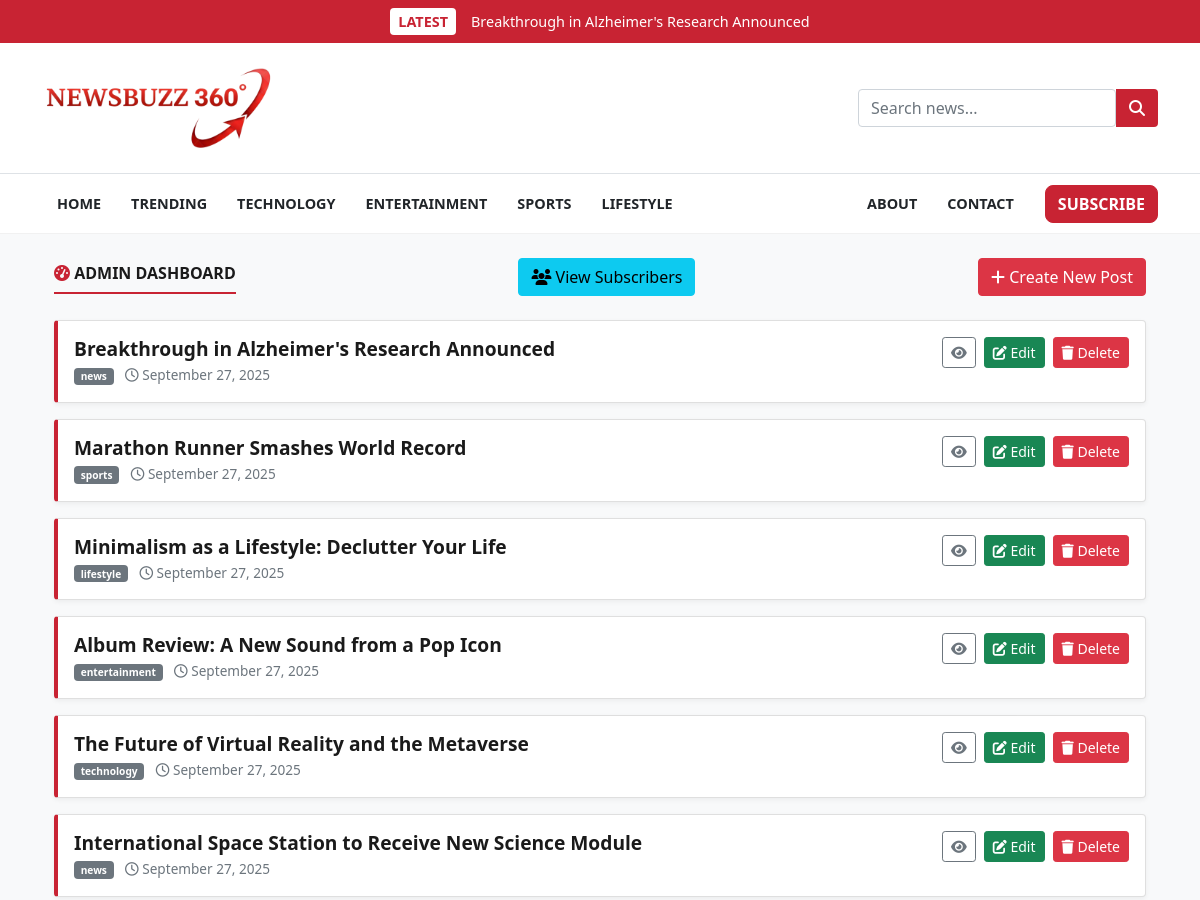
Before: /b7h3-j9s2k-admin-dashboard-xyz (signed in, upper part) with the older database file.
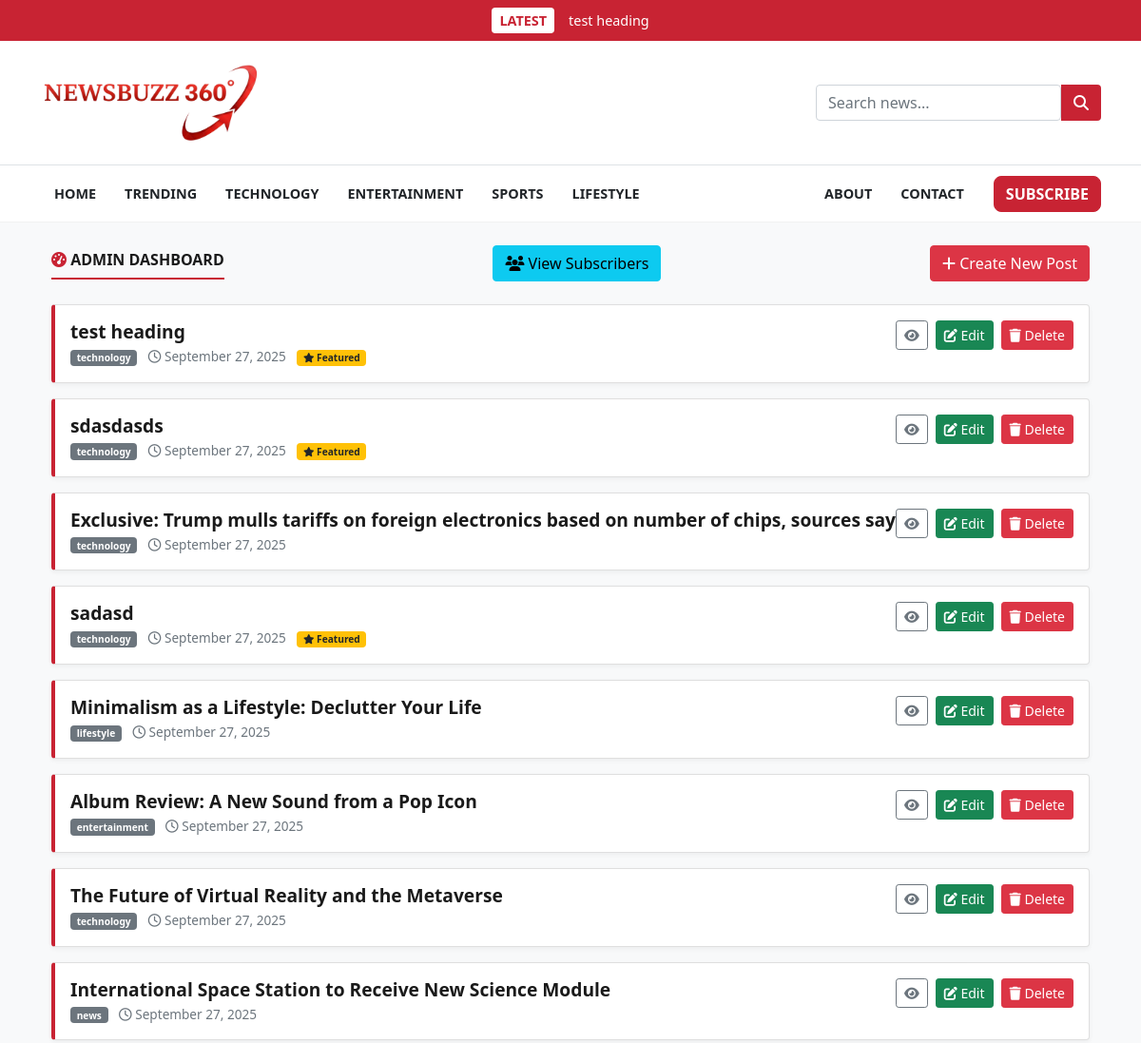
After: the same page with the newer database file.
### models.py (models this page shows, shortened)
class Post(db.Model):
    id = db.Column(db.Integer, primary_key=True)
    title = db.Column(db.String(100), nullable=False)
    subtitle = db.Column(db.String(150), nullable=True)
    content = db.Column(db.Text, nullable=False)
    category = db.Column(db.String(50), nullable=True)
    thumbnail = db.Column(db.String(100), nullable=True)
    featured = db.Column(db.Boolean, default=False)
    created_at = db.Column(db.DateTime, default=datetime.utcnow)

### app.py (the view)
@app.route("/b7h3-j9s2k-admin-dashboard-xyz")
@login_required
def admin():
    posts = Post.query.order_by(Post.id.desc()).all()
    return render_template("admin.html", posts=posts)

### app.py (called while the page is built)
@login_manager.user_loader
def load_user(user_id):
    return User.query.get(int(user_id))

@app.context_processor
def inject_latest_post():
    latest_post = Post.query.order_by(Post.id.desc()).first()
    return dict(latest_post=latest_post)

@app.template_filter('datetime')
def format_datetime(value, format='%B %d, %Y'):
    if isinstance(value, datetime):
        return value.strftime(format)
    return "Recent"

@app.context_processor
@cache.cached(timeout=600)
def inject_categories():
    categories = db.session.query(Post.category, db.func.count(Post.id).label('count')).filter(Post.category.isnot(None), Post.category != '').group_by(Post.category).all()
    current_year = datetime.now().year
    return dict(categories=categories, current_year=current_year)

### templates/admin.html
{% extends "base.html" %}
{% block content %}
<div class="container mt-4">
    <div class="d-flex justify-content-between align-items-center mb-4">
        <h2 class="section-title mb-0"><span><i class="fas fa-tachometer-alt"></i> Admin Dashboard</span></h2>
         <a href="{{ url_for('subscribers') }}" class="btn btn-info">
            <i class="fas fa-users"></i> View Subscribers
        </a>
        <a href="{{ url_for('create_post') }}" class="btn btn-danger">
            <i class="fas fa-plus"></i> Create New Post
        </a>
    </div>
    {% if posts %}
    <div class="row">
        {% for post in posts %}
        <div class="col-md-12">
            <div class="card admin-post-card mb-3">
                <div class="card-body">
                    <div class="d-flex justify-content-between align-items-start">
                        <div>
                            <h5 class="card-title mb-1">{{ post.title }}</h5>
                            <div class="post-meta">
                                <span class="badge bg-secondary">{{ post.category or 'Uncategorized' }}</span>
                                <span class="text-muted ms-2"><i class="far fa-clock"></i> {{ post.created_at|datetime
                                    }}</span>
                                {% if post.featured %}
                                <span class="badge bg-warning text-dark ms-2"><i class="fas fa-star"></i>
                                    Featured</span>
                                {% endif %}
                            </div>
                        </div>
                        <div class="post-actions">
                            <a href="{{ url_for('article', id=post.id) }}" class="btn btn-sm btn-outline-secondary"
                                target="_blank" title="View Post">
                                <i class="fas fa-eye"></i>
                            </a>
                            <a href="{{ url_for('edit_post', id=post.id) }}" class="btn btn-sm btn-success"
                                title="Edit Post">
                                <i class="fas fa-edit"></i> Edit
                            </a>
                            <a href="{{ url_for('delete', id=post.id) }}" class="btn btn-sm btn-danger"
                                title="Delete Post"
                                onclick="return confirm('Are you sure you want to delete this post?')">
                                <i class="fas fa-trash"></i> Delete
                            </a>
                        </div>
                    </div>
                </div>
            </div>
        </div>
        {% endfor %}
    </div>
    {% else %}
    <div class="text-center py-5">
        <h3 class="text-muted">No Posts Yet</h3>
        <p class="text-muted">Ready to write your first article?</p>
        <a href="{{ url_for('create_post') }}" class="btn btn-primary mt-3">Create Your First Post</a>
    </div>
    {% endif %}
</div>
{% endblock %}

### templates/base.html (shortened to what this page needs)
<!DOCTYPE html>
<html lang="en">
<head>
    <link href="https://cdn.jsdelivr.net/npm/bootstrap@5.1.3/dist/css/bootstrap.min.css" rel="stylesheet">
    <link rel="stylesheet" href="https://cdnjs.cloudflare.com/ajax/libs/font-awesome/6.2.0/css/all.min.css">
    <link rel="stylesheet" href="{{ url_for('static', filename='style.css') }}">
</head>
<body>
    <header>
        {% if latest_post %}
        <a href="{{ url_for('article', id=latest_post.id) }}" class="top-breaking-bar-link">
            <div id="top-breaking-bar">
                <div class="container d-flex align-items-center justify-content-center">
                    <span class="breaking-tag">LATEST</span>
                    <span class="breaking-text">{{ latest_post.title }}</span>
                </div>
            </div>
        </a>
        {% endif %}
        <div id="header-main">
            <div class="container">
                <div class="header-main-wrapper">
                    <a class="navbar-brand logo" href="{{ url_for('home') }}">
                        <img src="{{ url_for('static', filename='images/logo.png') }}" alt="Newsbuzz360 Logo">
                    </a>
                    <form class="search-form ms-auto" action="{{ url_for('search') }}" method="GET">
                        <input type="text" class="form-control" name="query" placeholder="Search news..." required>
                        <button type="submit" class="btn"><i class="fas fa-search"></i></button>
                    </form>
                </div>
            </div>
        </div>
        <nav class="navbar navbar-expand-lg navbar-light" id="main-nav">
            <div class="container">
                <div class="collapse navbar-collapse" id="navbarNav">
                    <div class="collapse navbar-collapse" id="navbarNav">
                        <ul class="navbar-nav me-auto">
                            <li class="nav-item"><a class="nav-link" href="{{ url_for('home') }}">Home</a></li>
                            <li class="nav-item"><a class="nav-link" href="{{ url_for('trending') }}">Trending</a></li>
                            <li class="nav-item"><a class="nav-link"
                                    href="{{ url_for('category', category_name='technology') }}">Technology</a></li>
                            <li class="nav-item"><a class="nav-link"
                                    href="{{ url_for('category', category_name='entertainment') }}">Entertainment</a>
                            </li>
                            <li class="nav-item"><a class="nav-link"
                                    href="{{ url_for('category', category_name='sports') }}">Sports</a></li>
                            <li class="nav-item"><a class="nav-link"
                                    href="{{ url_for('category', category_name='lifestyle') }}">Lifestyle</a></li>
                        </ul>
                        <ul class="navbar-nav ms-auto align-items-center">
                            <li class="nav-item"><a class="nav-link" href="{{ url_for('about') }}">About</a></li>
                            <li class="nav-item"><a class="nav-link" href="{{ url_for('contact') }}">Contact</a></li>
                            <li class="nav-item ms-3">
                                <a href="{{ url_for('subscribe_page') }}"
                                    class="btn btn-danger subscribe-btn">Subscribe</a>
                            </li>
                        </ul>
                    </div>
                </div>
            </div>
        </nav>
    </header>
    <main class="my-4">
        <div class="container">
            {% block content %}{% endblock %}
        </div>
    </main>
</body>
</html>

Changed rows visible on the page:
removed Post: title "Breakthrough in Alzheimer's Research Announced", category "news", created_at "September 27, 2025"
removed Post: title "Marathon Runner Smashes World Record", category "sports", created_at "September 27, 2025"
added Post: title "test heading", category "technology", created_at "September 27, 2025", featured True (drawn)
added Post: title "sdasdasds", category "technology", created_at "September 27, 2025", featured True (drawn)
added Post: title "Exclusive: Trump mulls tariffs on foreign electronics based on number of chips, sources say", category "technology", created_at "September 27, 2025"
added Post: title "sadasd", category "technology", created_at "September 27, 2025", featured True (drawn)
